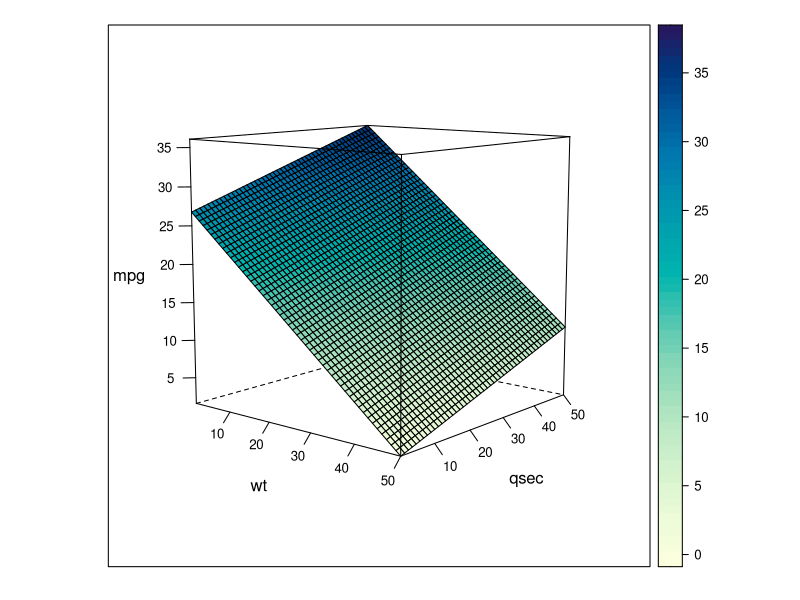
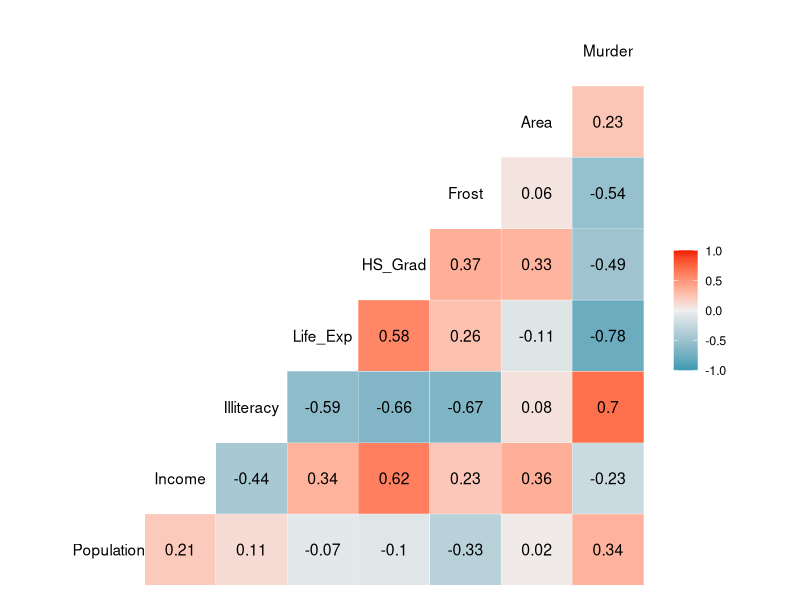
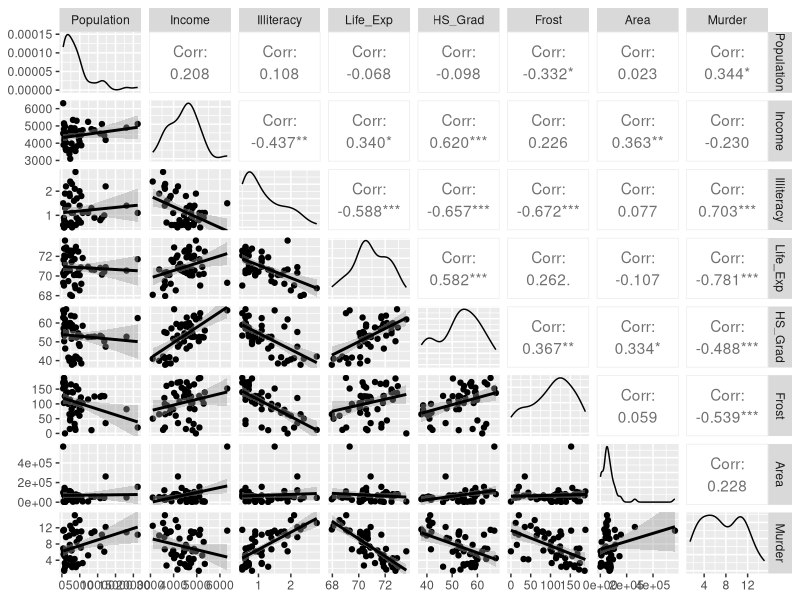
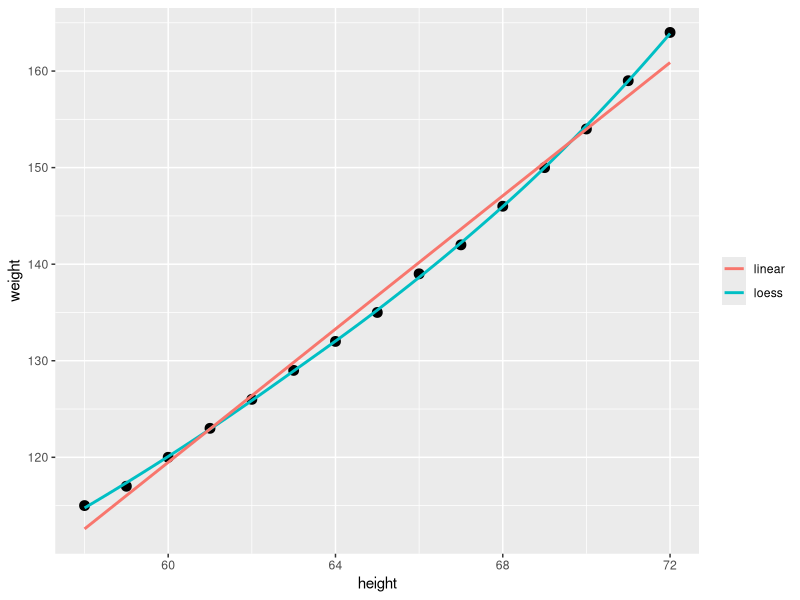
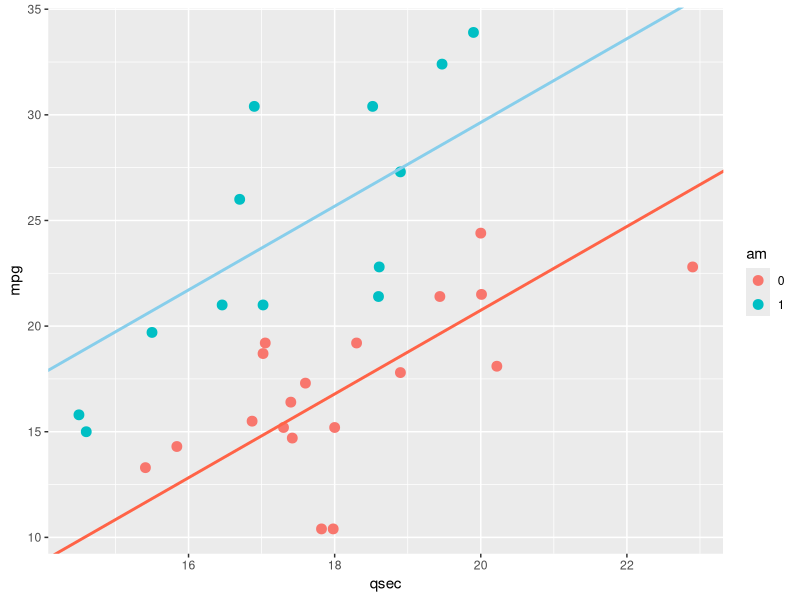
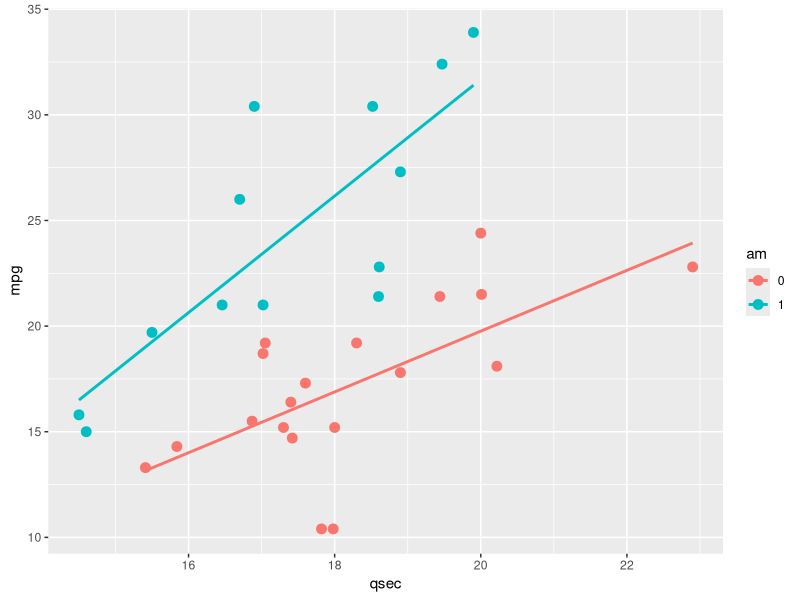
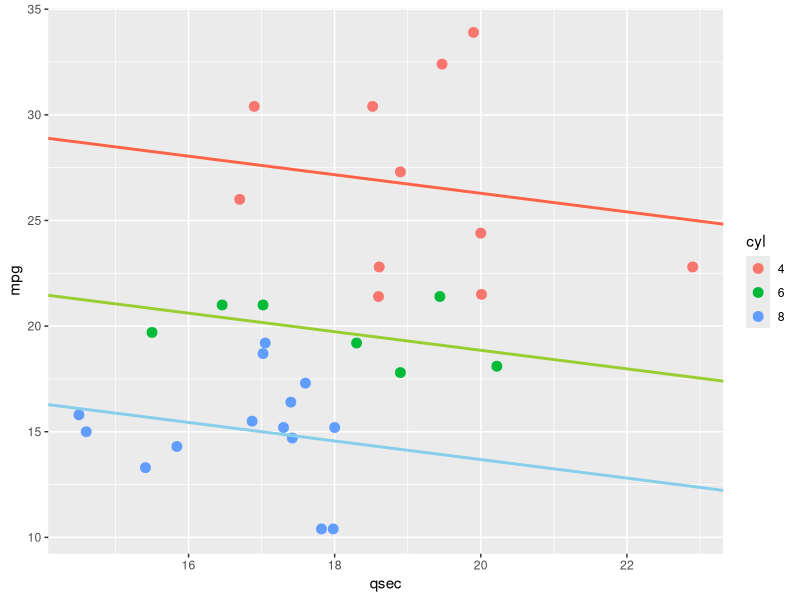
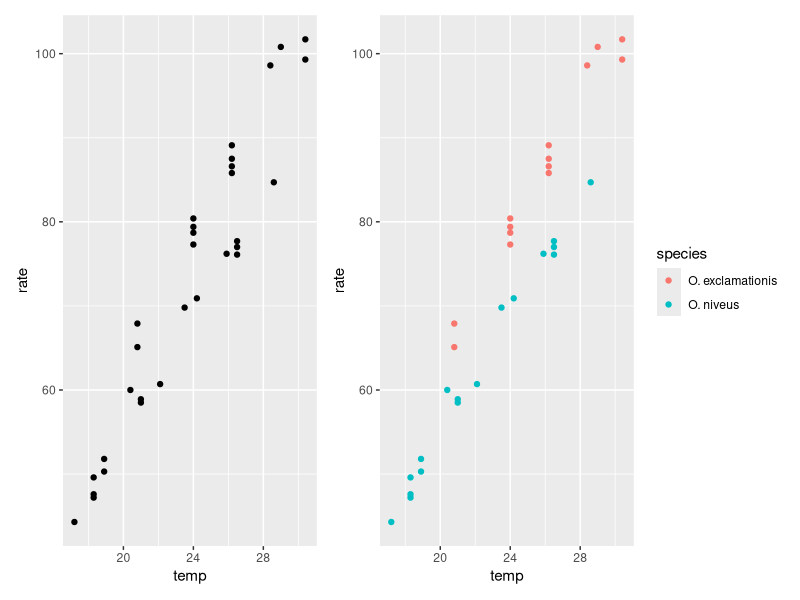

R code for these plots, in order:
## ---- chunk 1
str(mtcars)
## ---- chunk 2
fit_m <- lm(mpg ~ wt + qsec, data = mtcars)
fit_m
## ---- chunk 3
library(tidyverse)
#library(rayshader)
library(lattice)

wt <- seq(1, 6, len = 50)
qsec <- seq(13, 23, len = 50)
fun12 <- function(x1, x2) 19.74 - 5.047*x1 + 0.929*x2

# df1 <- expand_grid(wt, qsec)
# p <- df1 |> mutate(mpg = fun12(wt, qsec)) |> 
#   ggplot(aes(x = wt, y = qsec, fill = mpg)) +
#   geom_raster()  +
#   scale_fill_viridis_c()
# plot_gg(p)

mpg <- outer(wt, qsec, fun12)
wireframe(mpg, drape = TRUE, screen = list(z = -40, x = -80, y = 0),
          xlab = "wt", ylab = "qsec", zlab = "mpg",
          scales = list(arrows = FALSE))

## ---- chunk 4
state.x77[1:5,]
## ---- chunk 5
states <- as.data.frame(state.x77) |>  
  rename(Life_Exp = `Life Exp`, HS_Grad = `HS Grad`) |>  
  relocate(Murder, .after = last_col())
## ---- chunk 6
str(states)
## ---- chunk 7
cor(states)
## ---- chunk 8
library(GGally)
ggcorr(states, label = TRUE, label_round = 2)
## ---- chunk 9
ggpairs(states, lower = list(continuous = "smooth"))
## ---- chunk 10
fit_s <- lm(Murder ~ ., data = states)
## ---- chunk 11
fit_s
## ---- chunk 12
ggplot(women, aes(x = height, y = weight)) + 
   geom_point(size = 3) +
   geom_smooth(aes(color = "loess"), se = FALSE) +
   geom_smooth(aes(color = "linear"), method="lm", se = FALSE) +
   labs(color = NULL)
## ---- chunk 13
fit_w <- lm(weight ~ height + I(height^2), women)
## ---- chunk 14
fit_w
## ---- chunk 15
str(mtcars)
## ---- chunk 16
mtcars_3 <- mtcars |> 
  mutate(am = factor(am), cyl = factor(cyl))
## ---- chunk 17
mtcars_3 |> count(am)
## ---- chunk 18
mtcars_3 |> count(cyl)
## ---- chunk 19
fit_m1 <- lm(mpg ~ qsec + am, data = mtcars_3)
## ---- chunk 20
fit_m1
## ---- chunk 21
mtcars_3 |> 
  ggplot(aes(x = qsec, y = mpg, color = am)) +
  geom_point(size = 3) +
  geom_abline(slope = 1.982, intercept = -18.889, 
              color = "tomato", linewidth = 1) +
  geom_abline(slope = 1.982, intercept = -10, 
              color = "skyblue", linewidth = 1)
## ---- chunk 22
mtcars_3 |> 
  ggplot(aes(x = qsec, y = mpg, color = am)) +
  geom_point(size = 3) +
  geom_smooth(method = "lm", se = FALSE, linewidth = 1)
## ---- chunk 23
fit_m2 <- lm(mpg ~ qsec + cyl, data = mtcars_3)
## ---- chunk 24
fit_m2
## ---- chunk 25
mtcars_3 |> 
  ggplot(aes(x = qsec, y = mpg, color = cyl)) +
  geom_point(size = 3) +
  geom_abline(slope = -0.4394, intercept = 35.0724, 
              color = "tomato", linewidth = 1) +
  geom_abline(slope = -0.4394, intercept = 35.0724-7.4305, 
              color = "yellowgreen", linewidth = 1) +
  geom_abline(slope = -0.4394, intercept = 35.0724-12.6029, 
              color = "skyblue", linewidth = 1)
## ---- chunk 26
mtcars_4 <- mtcars |> 
  select(!c(gear, carb)) |> 
  mutate(across(c(cyl, vs, am), as.factor))
## ---- chunk 27
fit_m3 <- lm(mpg ~ ., mtcars_4)
## ---- chunk 28
summary(fit_m3)
## ---- chunk 29
anova(fit_m3)
## ---- chunk 30
fit_m4 <- update(fit_m3, . ~ . - cyl - vs - drat)
## ---- chunk 31
anova(fit_m4, fit_m3)
## ---- chunk 32
lm(mpg ~ drat, mtcars_4) |> 
  summary()
## ---- chunk 33
lm(mpg ~ drat + cyl, mtcars_4) |> 
  summary()
## ---- chunk 34
confint(fit_m4)
## ---- chunk 35
fit_m5 <- lm(mpg ~ qsec + am, mtcars_4)
## ---- chunk 36
fit_m6 <- lm(mpg ~ qsec * am, mtcars_4)
## ---- chunk 37
summary(fit_m6)
## ---- chunk 38
data(crickets, package = "modeldata")
str(crickets)
## ---- chunk 39
library(patchwork)
p1 <- ggplot(crickets, aes(x = temp, y = rate)) +
  geom_point()
p2 <- ggplot(crickets, aes(x = temp, y = rate, color = species)) +
  geom_point()
p1 + p2
## ---- chunk 40
ggplot(crickets, aes(x = temp, y = rate, color = species)) +
  geom_point() +
  geom_smooth(method = "lm", se = FALSE) +
  labs(x = "Temperature (C)", y = "Chirp Rate (per minute)")
## ---- chunk 41
fit.main <- lm(rate ~ temp + species, data = crickets)
fit.inter <- lm(rate ~ temp * species, data = crickets)
## ---- chunk 42
anova(fit.main, fit.inter)
## ---- chunk 43
summary(fit.inter)$coef
## ---- chunk 44
summary(fit.main)
## ---- chunk 45
mtcars_4 <- mtcars |> 
  select(!c(gear, carb)) |> 
  mutate(across(c(cyl, vs, am), as.factor))
## ---- chunk 46
library(leaps)
fits <- regsubsets(mpg ~ ., mtcars_4, nvmax = 9)
## ---- chunk 47
summary(fits)
## ---- chunk 48
plot(fits)
## ---- chunk 49
plot(fits, scale = "adjr2")
## ---- chunk 50
plot(fits, scale = "Cp")
## ---- chunk 51
fit_full <- lm(mpg ~ ., mtcars_4)
fit_null <- lm(mpg ~ 1, mtcars_4)
## ---- chunk 52
MASS::stepAIC(fit_null,
        scope = list(lower = fit_null, upper = fit_full),
        trace = FALSE)
## ---- chunk 53
MASS::stepAIC(fit_full, direction = "both", trace = FALSE) 
## ---- chunk 54
MASS::stepAIC(fit_null, 
          scope = list(lower = fit_null, upper = fit_full),
          k = log(nrow(mtcars_4)), 
          trace = FALSE)
## ---- chunk 55
MASS::stepAIC(fit_full, direction = "both", 
          k = log(nrow(mtcars_4)), trace = FALSE)
## ---- chunk 56
mtcars_4 <- mtcars |> 
  select(!c(gear, carb)) |> 
  mutate(across(c(cyl, vs, am), as.factor))
## ---- chunk 57
X <- model.matrix(mpg ~ ., mtcars_4)[,-1]
Y <- mtcars_4$mpg
## ---- chunk 58
library(glmnet)
fit_R <- glmnet(X, Y, alpha = 0)
## ---- chunk 59
plot(fit_R, xvar = "lambda")
## ---- chunk 60
fit_L <- glmnet(X, Y, alpha = 1)
plot(fit_L, xvar = "lambda")
## ---- chunk 61
cvfit_R <- cv.glmnet(X, Y, alpha = 0)
cvfit_R
## ---- chunk 62
plot(cvfit_R)
## ---- chunk 63
cvfit_L <- cv.glmnet(X, Y, alpha = 1)
cvfit_L
## ---- chunk 64
plot(cvfit_L)
## ---- chunk 65
coef(cvfit_R)
## ---- chunk 66
coef(cvfit_L)
